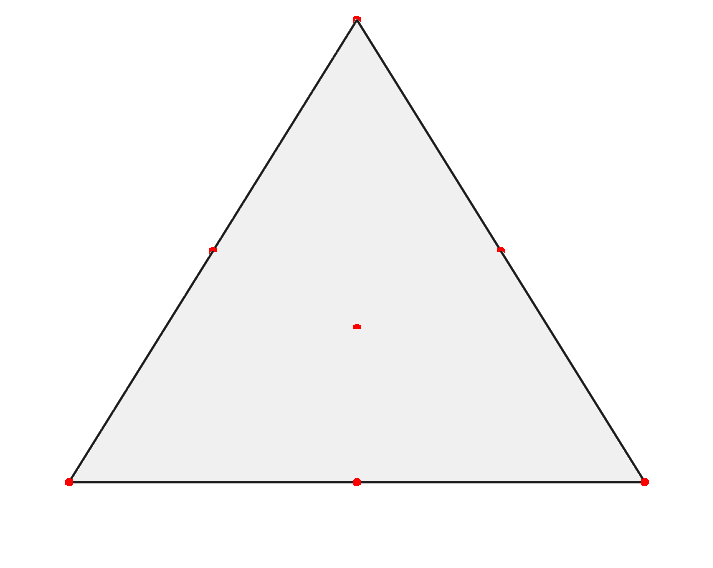
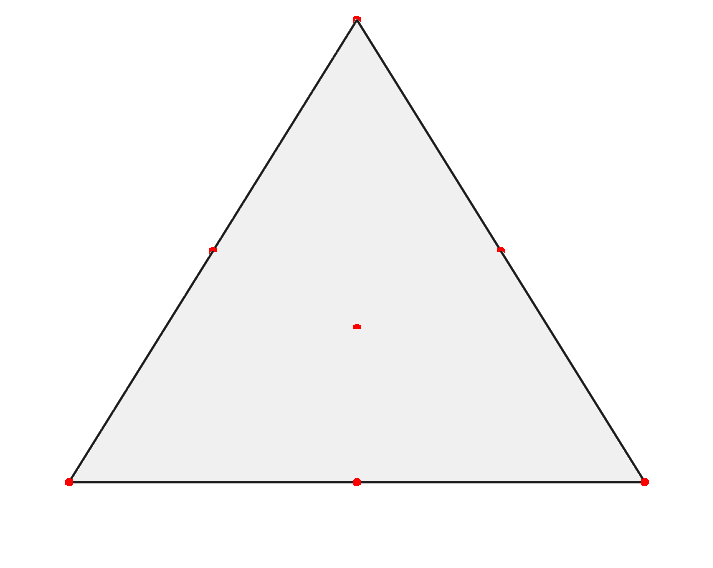

The MATLAB script that drew these images, in order:
function plotquery_rd()
%PLOTQUERY_RD Draw the reaction-diffusion query pattern as a 2-D triangle.
%
%   Draws the right tetrahedron used by the FEM (three mutually orthogonal
%   edges meet at (1,0,0)) and marks the 15 query points of the 'fifteen'
%   pattern: 4 vertices + 6 edge midpoints + 4 face centroids + the
%   tetrahedron centroid.
%
% Output (figures/pltfig/reaction_diffusion/query/):
%   reaction_diffusion_query_15points.pdf/.png

    % Standard right tetrahedron: right angle at the origin, the three
    % orthogonal edges along +x, +y, +z. The bottom face (z=0) is exactly
    % the right triangle used in the Burgers plot.
    p1 = [0.0, 0.0, 0.0];
    p2 = [1.0, 0.0, 0.0];
    p3 = [0.0, 1.0, 0.0];
    p4 = [0.0, 0.0, 1.0];
    V = [p1; p2; p3; p4];

    m12 = 0.5 * (p1 + p2);
    m13 = 0.5 * (p1 + p3);
    m14 = 0.5 * (p1 + p4);
    m23 = 0.5 * (p2 + p3);
    m24 = 0.5 * (p2 + p4);
    m34 = 0.5 * (p3 + p4);
    f123 = (p1 + p2 + p3) / 3;
    f124 = (p1 + p2 + p4) / 3;
    f134 = (p1 + p3 + p4) / 3;
    f234 = (p2 + p3 + p4) / 3;
    centroid = 0.25 * (p1 + p2 + p3 + p4);

    pts = [ ...
        p1; p2; p3; p4; ...
        m12; m13; m14; m23; m24; m34; ...
        f123; f124; f134; f234; ...
        centroid];

    root = fileparts(fileparts(fileparts(mfilename('fullpath'))));
    figDir = fullfile(root, 'figures', 'pltfig', ...
        'reaction_diffusion', 'query');
    if exist(figDir, 'dir') ~= 7
        mkdir(figDir);
    end

    fig = figure('Color', 'w', 'Units', 'points', ...
        'Position', [1, 1, 514, 409], 'Visible', 'on');
    ax = axes(fig, 'Position', [0.02, 0.02, 0.96, 0.96]);
    faces = [1 2 3; 1 2 4; 1 3 4; 2 3 4];
    patch(ax, 'Faces', faces, 'Vertices', V, ...
        'FaceColor', [0.93 0.93 0.93], 'FaceAlpha', 0.55, ...
        'EdgeColor', [0.1 0.1 0.1], 'LineWidth', 1.4);
    hold(ax, 'on');
    scatter3(ax, pts(:, 1), pts(:, 2), pts(:, 3), 40, 'r', 'filled');
    hold(ax, 'off');
    axis(ax, 'equal');
    axis(ax, 'off');
    box(ax, 'off');
    view(ax, [1, 1, 1]);
    camorbit(ax, 0, -22);   % tilt the view so the tetrahedron sits lower
    plotquery_rd_export(fig, ...
        fullfile(figDir, 'reaction_diffusion_query_15points.pdf'), ...
        fullfile(figDir, 'reaction_diffusion_query_15points.png'));
    fprintf('Saved reaction-diffusion query pattern (2-D triangle)\n');
end


function plotquery_rd_export(fig, outPdf, outPng)
    set(fig, 'PaperUnits', 'points', ...
        'PaperSize', [514, 409], ...
        'PaperPosition', [0, 0, 514, 409]);
    exportgraphics(fig, outPdf, 'ContentType', 'image', 'Resolution', 150);
    try
        print(fig, outPng, '-dpng', '-r300');
    catch
        exportgraphics(fig, outPng, 'Resolution', 300);
    end
    close(fig);
end
